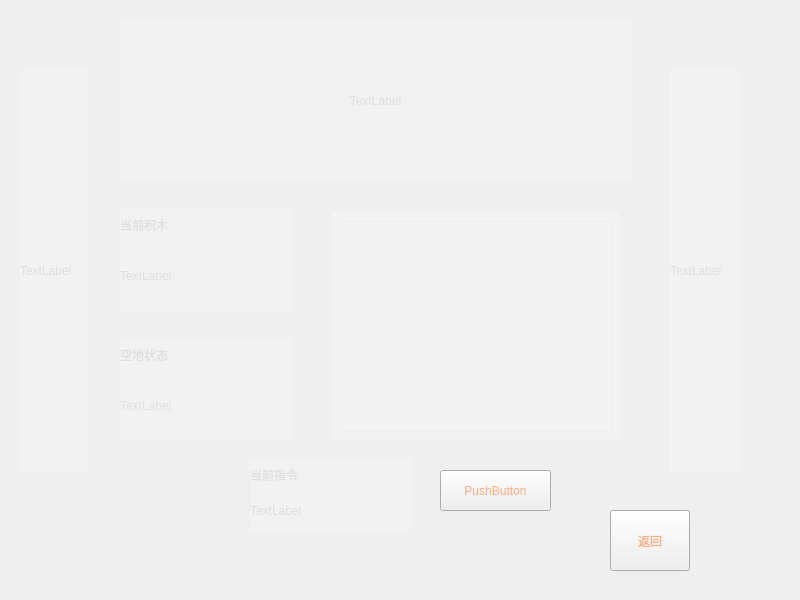
<?xml version="1.0" encoding="UTF-8"?>
<ui version="4.0">
 <class>Widget</class>
 <widget class="QWidget" name="Widget">
  <property name="geometry">
   <rect>
    <x>0</x>
    <y>0</y>
    <width>800</width>
    <height>600</height>
   </rect>
  </property>
  <property name="windowTitle">
   <string>Widget</string>
  </property>
  <property name="styleSheet">
   <string notr="true"/>
  </property>
  <widget class="QStackedWidget" name="stackedWidget">
   <property name="geometry">
    <rect>
     <x>0</x>
     <y>0</y>
     <width>798</width>
     <height>600</height>
    </rect>
   </property>
   <property name="currentIndex">
    <number>3</number>
   </property>
   <widget class="QWidget" name="mainPage">
    <property name="styleSheet">
     <string notr="true">#mainPage{
	
	border-image: url(:/pictures/res/sol_rue.png);
}
#gameTitle{
	font: 58pt &quot;Silver&quot;;
	color: rgb(231, 255, 74);
}
.QPushButton{
	font: 27pt &quot;Silver&quot;;
	
	color: rgb(230, 230, 230);
	border-image: url(:/pictures/res/red_walkway.png);
}</string>
    </property>
    <widget class="QWidget" name="verticalLayoutWidget">
     <property name="geometry">
      <rect>
       <x>590</x>
       <y>330</y>
       <width>111</width>
       <height>191</height>
      </rect>
     </property>
     <layout class="QVBoxLayout" name="selectMenu">
      <item>
       <widget class="QPushButton" name="startButton">
        <property name="sizePolicy">
         <sizepolicy hsizetype="Minimum" vsizetype="Minimum">
          <horstretch>0</horstretch>
          <verstretch>0</verstretch>
         </sizepolicy>
        </property>
        <property name="text">
         <string>开始游戏</string>
        </property>
       </widget>
      </item>
      <item>
       <widget class="QPushButton" name="aboutButton">
        <property name="sizePolicy">
         <sizepolicy hsizetype="Minimum" vsizetype="Minimum">
          <horstretch>0</horstretch>
          <verstretch>0</verstretch>
         </sizepolicy>
        </property>
        <property name="text">
         <string>设置</string>
        </property>
       </widget>
      </item>
      <item>
       <widget class="QPushButton" name="exitButton">
        <property name="sizePolicy">
         <sizepolicy hsizetype="Minimum" vsizetype="Minimum">
          <horstretch>0</horstretch>
          <verstretch>0</verstretch>
         </sizepolicy>
        </property>
        <property name="text">
         <string>退出游戏</string>
        </property>
       </widget>
      </item>
     </layout>
    </widget>
    <widget class="QLabel" name="gameTitle">
     <property name="geometry">
      <rect>
       <x>140</x>
       <y>30</y>
       <width>561</width>
       <height>81</height>
      </rect>
     </property>
     <property name="font">
      <font>
       <family>Silver</family>
       <pointsize>58</pointsize>
       <italic>false</italic>
       <bold>false</bold>
      </font>
     </property>
     <property name="text">
      <string>Human Resource Machine</string>
     </property>
    </widget>
   </widget>
   <widget class="QWidget" name="levelPage">
    <property name="font">
     <font>
      <family>Silver</family>
      <pointsize>20</pointsize>
      <italic>false</italic>
      <bold>false</bold>
      <kerning>false</kerning>
     </font>
    </property>
    <property name="styleSheet">
     <string notr="true">#levelPage{
	border-image: url(:/pictures/res/ending_2a.png);
}
.QPushButton{
	font: 500 48pt &quot;Silver&quot;;
	selection-background-color: rgba(170, 0, 255, 125);
	background-color: rgba(170, 0, 127, 170);
}
#backButton1{
	font: 48pt &quot;Silver&quot;;
	text-align:bottom;
}
#GridLayout{
	alignment:center;
}
.QPushButton{
	
	color: rgb(222, 222, 222);
	border-image: url(:/pictures/res/red_interior2.png);
}</string>
    </property>
    <widget class="QWidget" name="gridLayoutWidget">
     <property name="geometry">
      <rect>
       <x>230</x>
       <y>190</y>
       <width>351</width>
       <height>241</height>
      </rect>
     </property>
     <layout class="QGridLayout" name="gridLayout">
      <item row="0" column="0">
       <widget class="QPushButton" name="levelButton1">
        <property name="sizePolicy">
         <sizepolicy hsizetype="Minimum" vsizetype="Minimum">
          <horstretch>0</horstretch>
          <verstretch>0</verstretch>
         </sizepolicy>
        </property>
        <property name="text">
         <string>第一关</string>
        </property>
       </widget>
      </item>
      <item row="0" column="1">
       <widget class="QPushButton" name="levelButton2">
        <property name="sizePolicy">
         <sizepolicy hsizetype="Minimum" vsizetype="Minimum">
          <horstretch>0</horstretch>
          <verstretch>0</verstretch>
         </sizepolicy>
        </property>
        <property name="text">
         <string>第二关</string>
        </property>
       </widget>
      </item>
      <item row="1" column="1">
       <widget class="QPushButton" name="levelButton4">
        <property name="sizePolicy">
         <sizepolicy hsizetype="Minimum" vsizetype="Minimum">
          <horstretch>0</horstretch>
          <verstretch>0</verstretch>
         </sizepolicy>
        </property>
        <property name="text">
         <string>第四关</string>
        </property>
       </widget>
      </item>
      <item row="1" column="0">
       <widget class="QPushButton" name="levelButton3">
        <property name="sizePolicy">
         <sizepolicy hsizetype="Minimum" vsizetype="Minimum">
          <horstretch>0</horstretch>
          <verstretch>0</verstretch>
         </sizepolicy>
        </property>
        <property name="text">
         <string>第三关</string>
        </property>
       </widget>
      </item>
     </layout>
    </widget>
    <widget class="QPushButton" name="backButton1">
     <property name="geometry">
      <rect>
       <x>589</x>
       <y>503</y>
       <width>151</width>
       <height>91</height>
      </rect>
     </property>
     <property name="sizePolicy">
      <sizepolicy hsizetype="Minimum" vsizetype="Minimum">
       <horstretch>0</horstretch>
       <verstretch>0</verstretch>
      </sizepolicy>
     </property>
     <property name="font">
      <font>
       <family>Silver</family>
       <pointsize>48</pointsize>
       <italic>false</italic>
       <bold>false</bold>
       <kerning>true</kerning>
      </font>
     </property>
     <property name="layoutDirection">
      <enum>Qt::LeftToRight</enum>
     </property>
     <property name="text">
      <string>返回</string>
     </property>
     <property name="iconSize">
      <size>
       <width>12</width>
       <height>12</height>
      </size>
     </property>
     <property name="autoDefault">
      <bool>false</bool>
     </property>
     <property name="default">
      <bool>false</bool>
     </property>
     <property name="flat">
      <bool>false</bool>
     </property>
    </widget>
   </widget>
   <widget class="QWidget" name="settingsPage">
    <property name="styleSheet">
     <string notr="true">*{
	font: 33pt &quot;Silver&quot;;
	
	color: rgb(255, 255, 255);
}
#settingsPage{
	
	border-image: url(:/pictures/res/ending_3a.png);
}
#backButton2{
	
	background-color: rgb(19, 37, 72);
}</string>
    </property>
    <widget class="QPushButton" name="backButton2">
     <property name="geometry">
      <rect>
       <x>529</x>
       <y>473</y>
       <width>111</width>
       <height>51</height>
      </rect>
     </property>
     <property name="text">
      <string>返回</string>
     </property>
    </widget>
    <widget class="QLabel" name="authors">
     <property name="geometry">
      <rect>
       <x>240</x>
       <y>310</y>
       <width>80</width>
       <height>51</height>
      </rect>
     </property>
     <property name="text">
      <string>作者</string>
     </property>
    </widget>
    <widget class="QLabel" name="author1">
     <property name="geometry">
      <rect>
       <x>360</x>
       <y>310</y>
       <width>201</width>
       <height>51</height>
      </rect>
     </property>
     <property name="text">
      <string>熊泽恩、汪宇萌</string>
     </property>
    </widget>
    <widget class="QLabel" name="BGM">
     <property name="geometry">
      <rect>
       <x>129</x>
       <y>215</y>
       <width>191</width>
       <height>81</height>
      </rect>
     </property>
     <property name="text">
      <string>BGM 音量大小</string>
     </property>
    </widget>
    <widget class="QLabel" name="volumnValue">
     <property name="geometry">
      <rect>
       <x>310</x>
       <y>215</y>
       <width>41</width>
       <height>81</height>
      </rect>
     </property>
     <property name="text">
      <string>50</string>
     </property>
    </widget>
    <widget class="QSlider" name="volumnHorizontalSlider">
     <property name="geometry">
      <rect>
       <x>360</x>
       <y>229</y>
       <width>201</width>
       <height>41</height>
      </rect>
     </property>
     <property name="maximum">
      <number>100</number>
     </property>
     <property name="value">
      <number>50</number>
     </property>
     <property name="orientation">
      <enum>Qt::Horizontal</enum>
     </property>
    </widget>
   </widget>
   <widget class="QWidget" name="gamePage">
    <property name="styleSheet">
     <string notr="true">#gamePage{
	
	border-image: url(:/pictures/res/ending_6a.png);
}
.QLabel{
	font: 17pt &quot;Silver&quot;;
	
	background-color: rgba(255, 255, 255, 50);
	qproperty-alignment: AlignCenter;
	color: rgb(222, 222, 222);
}
#scrollArea{
	
	background-color: rgba(255, 255, 255, 25);
	border-color: rgba(255, 255, 255, 25);
}
#cmdTextEdit{
	background-color: rgba(255, 255, 255, 25);
	
	color: rgb(255, 170, 127);
}
#scrollAreaWidgetContents{
	
	background-color: rgba(255, 255, 255, 25);
	border-color: rgba(255, 255, 255, 25);
}
.QPushButton{
	font: 22pt &quot;Silver&quot;;
	color: rgb(255, 170, 127);
	border-image: url(:/pictures/res/green_interior.png);
}
#cmdTextEdit{
	font: 20pt &quot;Silver&quot;;
}</string>
    </property>
    <widget class="QLabel" name="robotLabel">
     <property name="geometry">
      <rect>
       <x>120</x>
       <y>240</y>
       <width>171</width>
       <height>71</height>
      </rect>
     </property>
     <property name="text">
      <string>TextLabel</string>
     </property>
    </widget>
    <widget class="QLabel" name="announcementLabel">
     <property name="geometry">
      <rect>
       <x>120</x>
       <y>20</y>
       <width>511</width>
       <height>161</height>
      </rect>
     </property>
     <property name="text">
      <string>TextLabel</string>
     </property>
     <property name="alignment">
      <set>Qt::AlignCenter</set>
     </property>
     <property name="wordWrap">
      <bool>true</bool>
     </property>
    </widget>
    <widget class="QScrollArea" name="scrollArea">
     <property name="geometry">
      <rect>
       <x>330</x>
       <y>210</y>
       <width>291</width>
       <height>231</height>
      </rect>
     </property>
     <property name="widgetResizable">
      <bool>true</bool>
     </property>
     <widget class="QWidget" name="scrollAreaWidgetContents">
      <property name="geometry">
       <rect>
        <x>0</x>
        <y>0</y>
        <width>289</width>
        <height>229</height>
       </rect>
      </property>
      <widget class="QTextEdit" name="cmdTextEdit">
       <property name="geometry">
        <rect>
         <x>10</x>
         <y>10</y>
         <width>271</width>
         <height>211</height>
        </rect>
       </property>
      </widget>
     </widget>
    </widget>
    <widget class="QPushButton" name="confirmNextStepButton">
     <property name="geometry">
      <rect>
       <x>440</x>
       <y>470</y>
       <width>111</width>
       <height>41</height>
      </rect>
     </property>
     <property name="text">
      <string>PushButton</string>
     </property>
    </widget>
    <widget class="QPushButton" name="backButton3">
     <property name="geometry">
      <rect>
       <x>610</x>
       <y>510</y>
       <width>80</width>
       <height>61</height>
      </rect>
     </property>
     <property name="text">
      <string>返回</string>
     </property>
    </widget>
    <widget class="QLabel" name="currentStepLabel">
     <property name="geometry">
      <rect>
       <x>250</x>
       <y>490</y>
       <width>161</width>
       <height>41</height>
      </rect>
     </property>
     <property name="text">
      <string>TextLabel</string>
     </property>
    </widget>
    <widget class="QLabel" name="inputTextLabel">
     <property name="geometry">
      <rect>
       <x>20</x>
       <y>70</y>
       <width>69</width>
       <height>401</height>
      </rect>
     </property>
     <property name="text">
      <string>TextLabel</string>
     </property>
    </widget>
    <widget class="QLabel" name="outputTextLabel">
     <property name="geometry">
      <rect>
       <x>670</x>
       <y>70</y>
       <width>69</width>
       <height>401</height>
      </rect>
     </property>
     <property name="text">
      <string>TextLabel</string>
     </property>
    </widget>
    <widget class="QLabel" name="vacantTextLabel">
     <property name="geometry">
      <rect>
       <x>120</x>
       <y>370</y>
       <width>171</width>
       <height>71</height>
      </rect>
     </property>
     <property name="text">
      <string>TextLabel</string>
     </property>
    </widget>
    <widget class="QLabel" name="vacantStatusLabel">
     <property name="enabled">
      <bool>true</bool>
     </property>
     <property name="geometry">
      <rect>
       <x>120</x>
       <y>339</y>
       <width>171</width>
       <height>31</height>
      </rect>
     </property>
     <property name="text">
      <string>空地状态</string>
     </property>
    </widget>
    <widget class="QLabel" name="currentCommandLabel">
     <property name="geometry">
      <rect>
       <x>250</x>
       <y>459</y>
       <width>161</width>
       <height>31</height>
      </rect>
     </property>
     <property name="text">
      <string>当前指令</string>
     </property>
    </widget>
    <widget class="QLabel" name="currentBlockLabel">
     <property name="geometry">
      <rect>
       <x>120</x>
       <y>209</y>
       <width>171</width>
       <height>31</height>
      </rect>
     </property>
     <property name="text">
      <string>当前积木</string>
     </property>
    </widget>
   </widget>
  </widget>
 </widget>
 <resources/>
 <connections/>
</ui>
